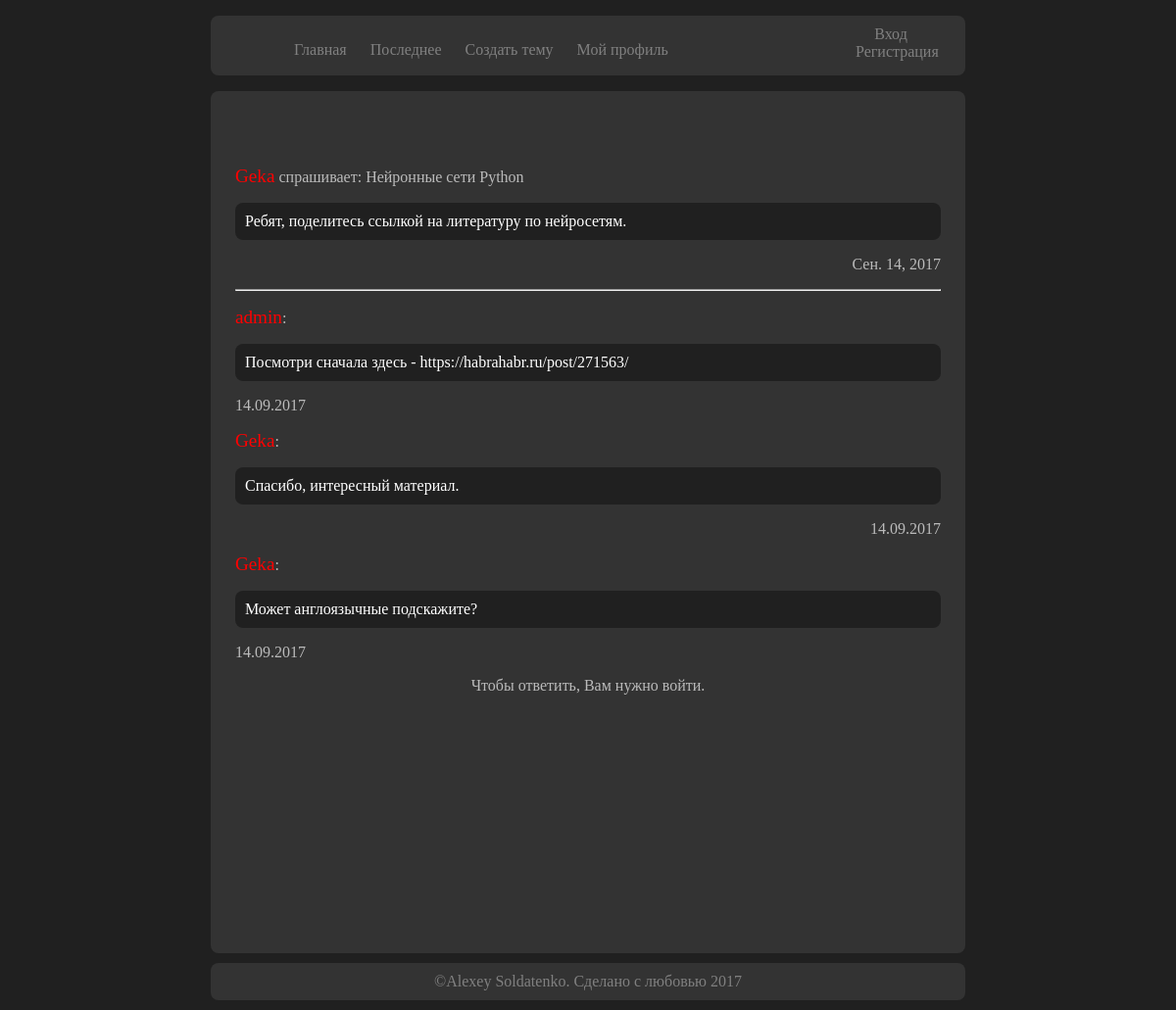
Screenshot of /topic/4 with the database file from the repository.
### topics/models.py (models this page shows, shortened)
class Topics(models.Model):
	section_name = models.ForeignKey(Sections, default='other')
	subsection_name = models.ForeignKey(Subsection, default='other')
	topic_name = models.CharField(max_length=300)
	date = models.DateField()
	author_name = models.CharField(max_length=100)
	context = models.TextField()

class TopicAnswers(models.Model):
	topic_name = models.ForeignKey(Topics)
	user_name = models.CharField(max_length=100)
	date = models.DateField()
	context = models.TextField()

### topics/views.py (the view)
# urls.py: url(r'^topic/(?P<topic_id>\d+)$', 'topics.views.display_topic'),
def display_topic(request, topic_id):
	topic = Topics.objects.get(pk=topic_id)
	answers = TopicAnswers.objects.filter(topic_name = topic)
	return render(request, 'topic.html', {'topic':topic, 'answers':answers})

### templates/topic.html (shortened to what this page needs)
{%extends "base.html"%}
{%load staticfiles%}
{%block log_user%}
{%if user.is_anonymous%}
{{block.super}}
{%elif user.is_active%}
<div style="margin-top: 18%">
<a title="Выйти" style="color:white; font-size: 1.2em" href="/logout">{{user.username}}</a>
</div>
{%else%}
{{block.super}}
{%endif%}
{%endblock%}
{%block content%}
<div class="content">
<p><span style="color:red; font-size: 1.2em">{{topic.author_name}}</span> спрашивает: {{topic.topic_name}}</p>
<div class="field_answer">{{topic.context}}</div>
<p style="text-align: right">{{topic.date}}</p><hr>
{%for answer in answers%}
<p><span style="color:red; font-size: 1.2em">{{answer.user_name}}</span>:</p>
<div class="field_answer">{{answer.context}}</div>
<p style="{%if forloop.counter|divisibleby:2 %} text-align: right {%endif%}">{{topic.date|date:"j.m.Y"}} {{topic.date|time:"TIME_FORMAT"}}</p>
{%endfor%}
{%if user.is_anonymous or not user.is_active%}
<p style="text-align: center">Чтобы ответить, Вам нужно войти.</p>
{%endif%}
</div>
{%endblock%}
{%block footer%}
{{block.super}}
{%endblock%}

### static/base.css (style rules this page uses)
body { margin: 0; padding: 0; background: #202020; color: #808080; }
.content { border-radius: 8px; width: 60%; min-height: 100vh; margin: 6px auto 10px auto; padding: 60px 25px 20px; background: #333; color: #bbb; }
.field_answer { padding: 10px; border-radius: 8px; background: #202020; color: white; }

### rows the page displays
Topics: author_name "Geka", topic_name "Нейронные сети Python", context "Ребят, поделитесь ссылкой на литературу по нейросетям.", date "Сен. 14, 2017", date "14.09.2017"
TopicAnswers: user_name "admin", context "Посмотри сначала здесь - https://habrahabr.ru/post/271563/"
TopicAnswers: user_name "Geka", context "Спасибо, интересный материал."
TopicAnswers: user_name "Geka", context "Может англоязычные подскажите?"
